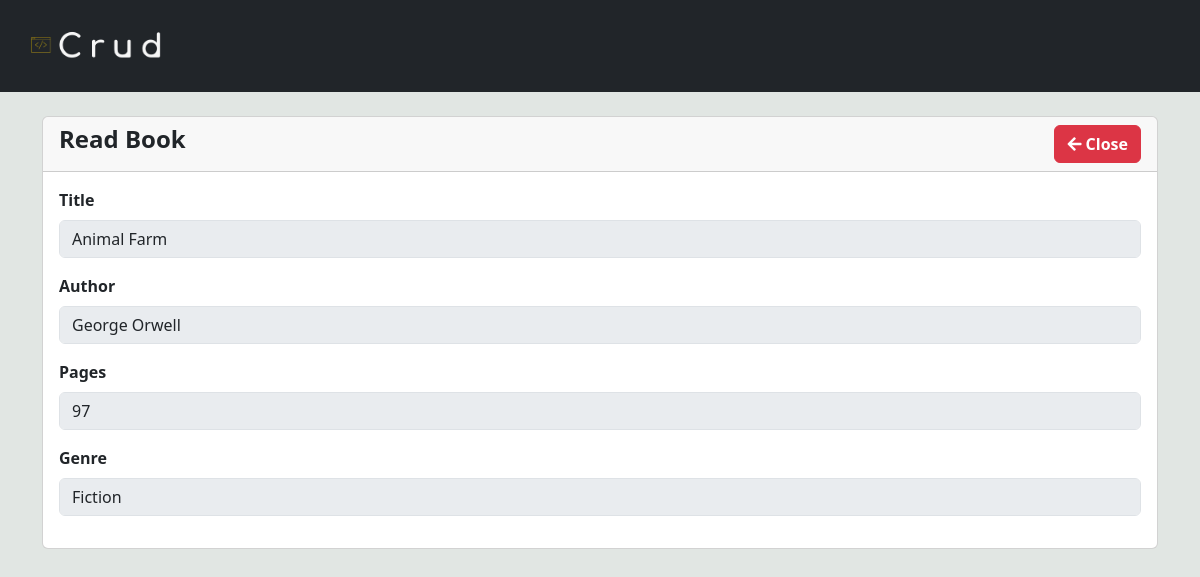
/App/view/readBook.php?id=16, run on the app's committed database.
### tables this page shows
CREATE TABLE `tb_livros` (
  `id` int(11) NOT NULL,
  `title` varchar(255) DEFAULT NULL,
  `author` varchar(255) NOT NULL,
  `pages` int(11) DEFAULT NULL,
  `genre` varchar(100) NOT NULL
);

### App/Controllers/editController.php (called while the page is built, shortened)
<?php
class EditController {
    private $editBook;
    private $title;
    private $author;
    private $pages;
    private $genre;
    public function __construct($id) {
        $this->editBook = new BookModel();
        $this->createForm($id);
    }
    public function createForm($id) {
        $row = $this->editBook->searchBook($id);
        if ($row) {
            $this->title = $row['title'];
            $this->author = $row['author'];
            $this->pages = $row['pages'];
            $this->genre = $row['genre'];
        }
    }
    public function getTitle(){
        return $this->title;
    }
    public function getAuthor(){
        return $this->author;
    }
    public function getPages(){
        return $this->pages;
    }
    public function getGenre(){
        return $this->genre;
    }
}
try {
    if ($_SERVER['REQUEST_METHOD'] === 'POST') {
        $id = filter_input(INPUT_POST, 'id', FILTER_VALIDATE_INT);
    } else {
        $id = filter_input(INPUT_GET, 'id', FILTER_VALIDATE_INT);
    }
    $updateController = new EditController($id);
} catch (Exception $e) {
    error_log($e->getMessage());
    die("Erro: " . $e->getMessage());
}
?>

### Core/connection.php (called while the page is built, shortened)
<?php
class Connection {
    protected function openDB()
    {
        $options = array(PDO::ATTR_DEFAULT_FETCH_MODE => PDO::FETCH_OBJ, PDO::ATTR_ERRMODE => PDO::ERRMODE_EXCEPTION);
        $dns = DB_TYPE . ':host=' . DB_HOST . ";dbname=" . DB_BOOKS;
        try {
            $this->pdo = new PDO($dns, DB_USER, DB_PASSWORD, $options);
        } catch (PDOException $e) {
             echo '<div align="center"><b>Message: </b>'.$e->getMessage();
             echo '<br><b>Code</b>: '.$e->getCode().'<br>';
             echo '<b>File</b>: '.$e->getFile();
             echo '<br><b>Line: </b>'.$e->getLine();
             die('<br><br><hr><h3>Create the database<br>and try connecting again<h3></div>');
        }
    }
}
?>

### App/Models/Model.php (called while the page is built, shortened)
<?php
require_once '../../Core/connection.php';
class Model extends Connection {
    public function searchBook($id) {
        try {
            $sql = "SELECT * FROM tb_livros WHERE id = :id";
            $query = $this->pdo->prepare($sql);
            $query->execute([':id' => $id]);
            return $query->fetch(PDO::FETCH_ASSOC);
        } catch (PDOException $e) {
            error_log("Error when searching for book:" . $e->getMessage());
            return [];
        }
    }
}
?>

### App/View/readBook.php (the view, shortened to what this page needs)
<?php
require_once '../Controllers/editController.php';
?>
<?php include('Templates/navbar.php');?>
<div class="container mt-4">
    <div class="row">
        <div class="col-md-12">
            <div class="card">
                <div class="card-header">
                    <h4 class="fw-bold"> Read Book
                        <a href="home.php" class="btn btn-danger float-end fw-semibold " data-toggle="modal"
                            data-target="">
                            <i class="fas fa-arrow-left"></i>
                            Close</a>
                    </h4>
                </div>
                <div class="card-body overflow-auto">
                    <div class="mb-3">
                        <label for="" class="form-label fw-semibold">Title</label>
                        <input type="text" class="form-control" name="title" aria-describedby="Title"
                            value="<?php echo htmlspecialchars($updateController->getTitle());?>" disabled>
                    </div>
                    <div class="mb-3">
                        <label for="" class="form-label fw-semibold">Author</label>
                        <input type="text" class="form-control" name="author" aria-describedby="Author"
                            value="<?php echo htmlspecialchars($updateController->getAuthor());?>" disabled>
                    </div>
                    <div class="mb-3">
                        <label for="" class="form-label fw-semibold">Pages</label>
                        <input type="number" class="form-control" name="pages" aria-describedby="Pages" min="1"
                            max="10000" value="<?php echo htmlspecialchars($updateController->getPages());?>" disabled>
                    </div>
                    <div class="mb-3">
                        <label for="" class="form-label fw-semibold">Genre</label>
                        <input type="text" class="form-control" name="genre" aria-describedby="Genre"
                            value="<?php echo htmlspecialchars($updateController->getGenre());?>" disabled>
                    </div>
                </div>
            </div>
        </div>
    </div>
</div>
</body>
</html>

### Public/assets/css/style.css (style rules this page uses)
* { margin: 0; padding: 0; box-sizing: border-box; }
body { background-color: #e1e6e3; }

### data on the page
tb_livros: title "Animal Farm", author "George Orwell", pages "97", genre "Fiction"
